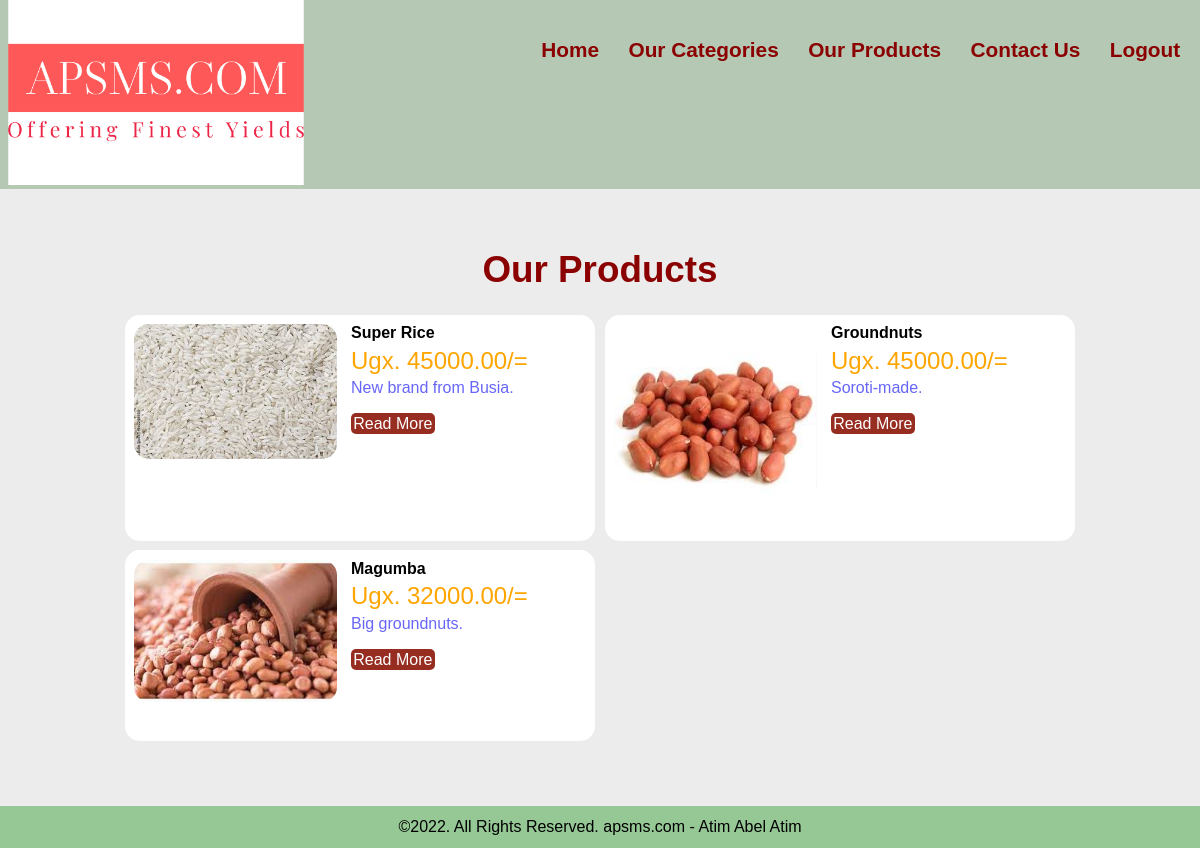
The app's page /customer/products.php (signed in) with its own data.
### tables this page shows
CREATE TABLE `products` (
  `s_no` int(10) UNSIGNED NOT NULL,
  `product_name` varchar(150) NOT NULL,
  `description` text NOT NULL,
  `price` decimal(10,2) NOT NULL,
  `img` varchar(150) NOT NULL,
  `category_id` int(10) UNSIGNED NOT NULL
);

### customer/products.php (the view, shortened to what this page needs)
<?php include("../customer/includes/header.php"); ?>
<section class="products" id="products">
<div class="container">
<h2 class="text-center">Our Products</h2>
<div class="wrapper">
<?php
include("../db_connect.php");
$sql = "select * from products";
$cmd = mysqli_query($con,$sql);
while($row = mysqli_fetch_array($cmd))
{
?>
<div class="menu_items">
<div class="product-img"><img src="../resources/images/products/<?php echo($row[4]) ?>" alt="Beans" class="img-full img-curved"></div>
<div class="product-desc">
<h4><?php echo($row[1]) ?></h4>
<p class="price">Ugx. <?php echo($row[3]) ?>/=</p>
<p class="details"><?php echo($row[2]) ?></p><br>
<a href="#" class="btn btn-primary">Read More</a>
</div>
</div>
<?php } ?>
</div>
</div>
</section>
<?php include("../customer/includes/footer.php"); ?>

### css/customer.css (style rules this page uses)
* { font-family: 'Lucida Sans', 'Lucida Sans Regular', 'Lucida Grande', 'Lucida Sans Unicode', Geneva, Verdana, sans-serif; margin: 0; padding: 0; }
.container { width: 80%; margin: 0 auto; padding: 1%; }
.text-center { text-align: center; }
a { color: darkred; text-decoration: none; }
.btn { padding: 1%; border: none; font-size: 1rem; border-radius: 5px; }
.btn-primary { background-color: rgb(150, 45, 32); color: white; cursor: pointer; }
h2 { color: darkred; font-size:2.3rem; margin-bottom: 2%; }
.img-full { width: 100%; }
.img-curved { border-radius: 15px; }
.products { background-color: #ececec; padding: 4% 0; }
.menu_items { margin: 1%; padding: 2%; background-color: white; border-radius: 15px; }
.wrapper { display: grid; grid-template-columns: 1fr 1fr; grid-auto-rows: minmax(200px, auto); grid-auto-columns: minmax(100px, auto); }
.product-img { width: 45%; float: left; }
.product-desc { float: left; width: 50%; margin-left: 3%; }
.price { color: orange; font-size: 1.5rem; margin: 2% 0; }
.details { color: rgb(103, 102, 248); font-size: 1rem; }

### records on screen
products: img (picture), product_name "Super Rice", price "45000.00", description "New brand from Busia."
products: img (picture), product_name "Groundnuts", price "45000.00", description "Soroti-made."
products: img (picture), product_name "Magumba", price "32000.00", description "Big groundnuts."
